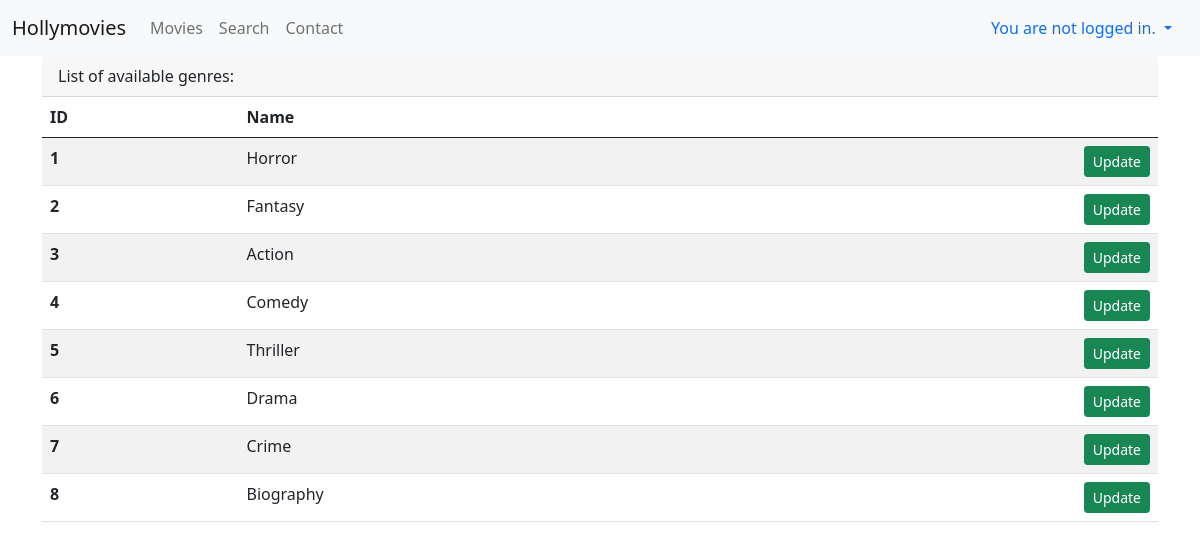
The page /genres/ on the database its author committed.
### viewer/models.py (models this page shows, shortened)
class Genre(Model):
    name = CharField(max_length=128)

### viewer/views.py (the view)
# urls.py: path("genres/", GenreListView.as_view(), name="genres"),
class GenreListView(ListView):
    template_name = "genres.html"
    model = Genre

### viewer/templates/genres.html
{% extends "base.html" %}
{% block content %}
  <div class="card-header">
    List of available genres:
  </div>
  <table class="table table-striped table-hover">
  <thead>
    <tr>
      <th scope="col">ID</th>
      <th scope="col">Name</th>
    </tr>
  </thead>
  <tbody>
        {% for genre in object_list %}
          <tr>
            <th scope="row">{{genre.id}}</th>
            <td>{{genre.name}} <a class="btn btn-success btn-sm float-end" href="{% url "update_genre" genre.id %}">Update</a> </td>
          </tr>
  {% endfor %}
  </tbody>
</table>
{% endblock %}

### rows shown on the page
Genre: id "1", name "Horror"
Genre: id "2", name "Fantasy"
Genre: id "3", name "Action"
Genre: id "4", name "Comedy"
Genre: id "5", name "Thriller"
Genre: id "6", name "Drama"
Genre: id "7", name "Crime"
Genre: id "8", name "Biography"
